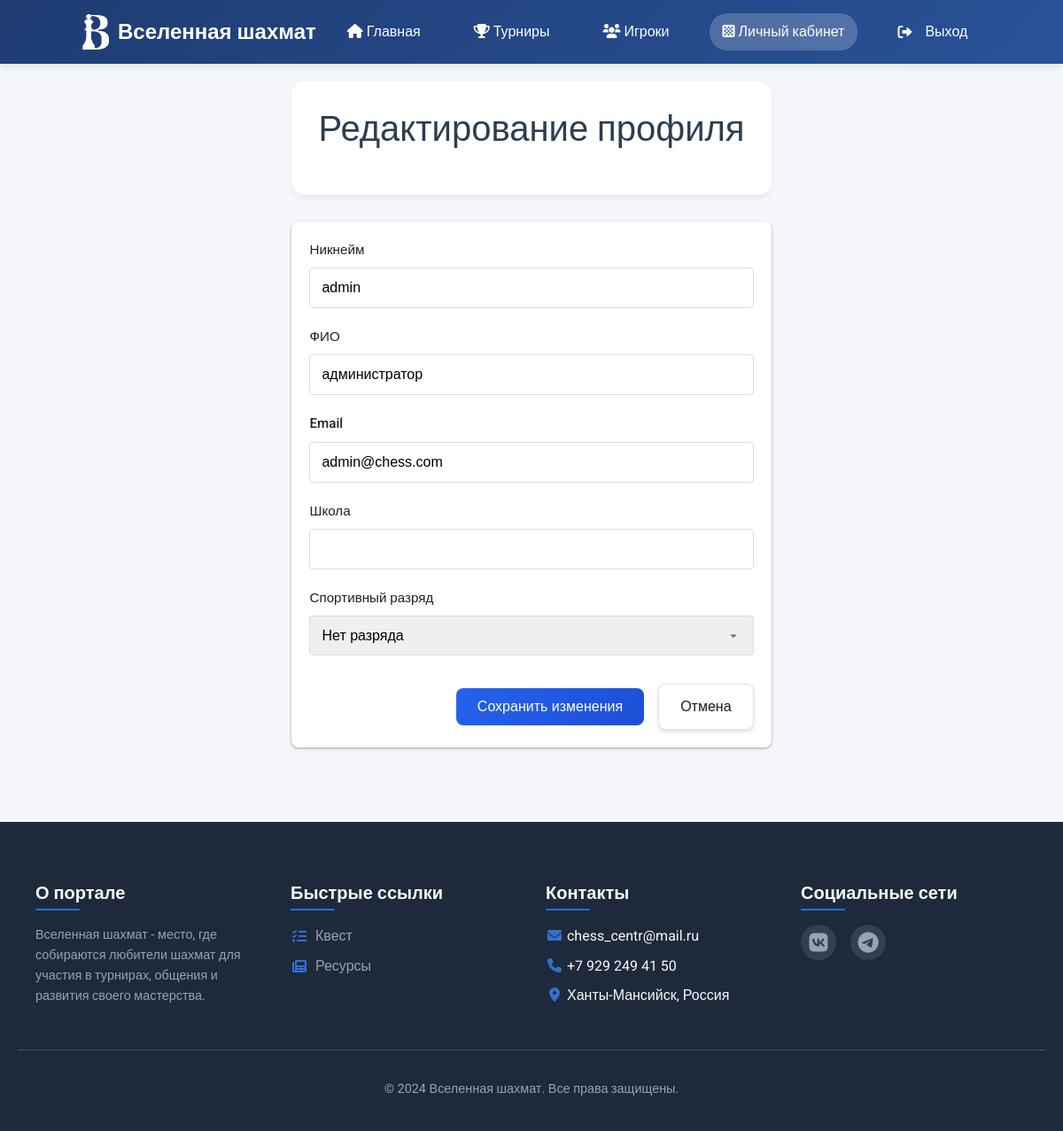
/edit-profile.php (signed in), run on the app's committed database.
### tables this page shows
CREATE TABLE `users` (
  `id` int NOT NULL,
  `full_name` varchar(255) NOT NULL,
  `username` varchar(255) NOT NULL,
  `email` varchar(255) NOT NULL,
  `password` varchar(255) NOT NULL,
  `school` varchar(255) DEFAULT NULL,
  `grade` varchar(50) DEFAULT NULL,
  `location` varchar(255) DEFAULT NULL,
  `age` int DEFAULT NULL,
  `gender` enum('male','female') DEFAULT NULL,
  `training_status` enum('self','club') DEFAULT NULL,
  `coach_name` varchar(255) DEFAULT NULL,
  `rating` int DEFAULT NULL,
  `sports_rank` varchar(50) DEFAULT NULL,
  `competition_history` text,
  `training_time` varchar(255) DEFAULT NULL,
  `other_sports` text,
  `role` enum('user','admin','trainer') DEFAULT 'user',
  `created_at` timestamp NULL DEFAULT CURRENT_TIMESTAMP,
  `updated_at` timestamp NULL DEFAULT CURRENT_TIMESTAMP ON UPDATE CURRENT_TIMESTAMP,
  `games_played` int DEFAULT NULL,
  `education` text,
  `experience_years` int DEFAULT NULL,
  `achievements` text,
  `teaching_approach` text,
  `specialization` varchar(255) DEFAULT NULL,
  `certificates` text,
  `contact_phone` varchar(20) DEFAULT NULL,
  `available_hours` text,
  `hourly_rate` decimal(10,2) DEFAULT NULL,
  `is_coach` tinyint(1) DEFAULT '0',
  `is_admin` tinyint(1) NOT NULL DEFAULT '0'
);

### edit-profile.php (the view, shortened to what this page needs)
<?php
require_once 'config/database.php';
$user_id = $_SESSION['user_id'];
$query = "SELECT * FROM users WHERE id = ?";
$stmt = $pdo->prepare($query);
$stmt->execute([$user_id]);
$user = $stmt->fetch();
?>
<!DOCTYPE html>
<html lang="ru">
<head>
    <link rel="stylesheet" href="https://cdnjs.cloudflare.com/ajax/libs/font-awesome/6.0.0/css/all.min.css">
    <link rel="stylesheet" href="css/style.css">
    <link rel="stylesheet" href="css/tournaments.css">
</head>
<body>
    <?php include INCLUDES_PATH . './header.php'?>
    <main class="container">
        <div class="dashboard-header">
            <h1>Редактирование профиля</h1>
        </div>
        <div class="form-container">
            <form method="POST" class="profile-form">
                <div class="form-group">
                    <label for="username">Никнейм</label>
                    <input type="text" id="username" name="username" value="<?php echo htmlspecialchars($user['username'] ?? ''); ?>" required>
                </div>
                <div class="form-group">
                    <label for="full_name">ФИО</label>
                    <input type="text" id="full_name" name="full_name" value="<?php echo htmlspecialchars($user['full_name'] ?? ''); ?>" required>
                </div>
                <div class="form-group">
                    <label for="email">Email</label>
                    <input type="email" id="email" name="email" value="<?php echo htmlspecialchars($user['email'] ?? ''); ?>" required>
                </div>
                <div class="form-group">
                    <label for="school">Школа</label>
                    <input type="text" id="school" name="school" value="<?php echo htmlspecialchars($user['school'] ?? ''); ?>">
                </div>
                <div class="form-group">
                    <label for="sports_rank">Спортивный разряд</label>
                    <select id="sports_rank" name="sports_rank">
                        <option value="">Нет разряда</option>
                    </select>
                </div>
                <div class="form-actions">
                    <button type="submit" class="btn">Сохранить изменения</button>
                    <a href="dashboard.php" class="btn btn-secondary">Отмена</a>
                </div>
            </form>
        </div>
    </main>
    <?php include 'includes/footer.php'; ?>
</body>
</html>

### css/tournaments.css (style rules this page uses)
body { background-color: #f5f6fa; color: #2c3e50; font-family: 'Roboto', sans-serif; }
.container { max-width: 1200px; margin: 0 auto; padding: 20px; }
.btn { padding: 0.6rem 1.2rem; border-radius: 8px; font-weight: 500; text-decoration: none; display: inline-flex; align-items: center; gap: 0.5rem; transition: all 0.3s ease; border: none; cursor: pointer; }
.btn-secondary { background: var(--background-white); color: var(--text-primary); border: 1px solid rgba(0, 0, 0, 0.1); }

### data on the page
users: username "admin", full_name "администратор", email "admin@chess.com"
